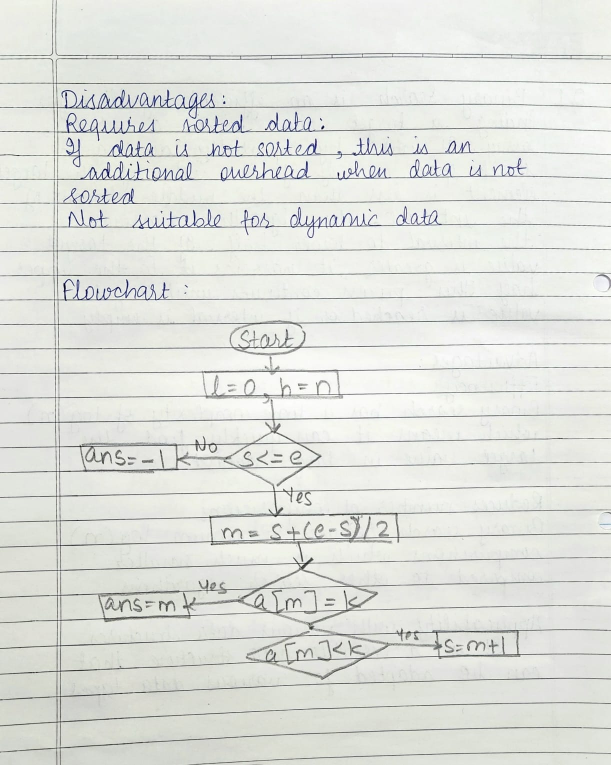
#> input picture Images_Craft/WhatsApp Image 2024-04-01 at 12.58.08 PM.jpeg, 1222 x 1530 px, found by its file name (shown at 1/2 size)
$ jupyter execute --allow-errors BE_Segmentation_ocr_local.ipynb   (shell and % lines are left out)
#> lines starting #> are read from the running program, lines starting #| are printed output that depends on the picture; after the words box and inside, x2 and y2 are one past the last pixel; in counts of white or black regions, pixels touching at a corner belong together
#> further down, im2 is the input picture: shape (1530, 1222, 3); mean B, G, R 220.3, 225.1, 223.2
[cell 1]
import re

[cell 2]
from functools import cmp_to_key
import cv2

[cell 3]
from CRAFT.test import word_segmentation

[cell 4]
pretrained_model = 'CRAFT/craft_mlt_25k.pth'

[cell 5]
# from google.colab. import cv2_imshow
import cv2
import numpy as np

[cell 6]
from transformers import TrOCRProcessor, VisionEncoderDecoderModel
import requests
from PIL import Image

#> (the rest of this cell did not finish here and is left out)

[cell 7]
# [10 lines left out: function compare, not called in this run]

[cell 8]
def compare2(a,b):
  if(a[1]>b[1]):
    return 1
  elif(a[1]<b[1]):
    return -1
  if(a[0]>b[0]):
    return 1
  elif(a[0]<b[0]):
    return -1
  return 0

[cell 9]
def segmentation(image):

  original = image.copy()
  gray = cv2.cvtColor(np.asarray(image), cv2.COLOR_BGR2GRAY)
  thresh = cv2.threshold(gray, 0, 255, cv2.THRESH_BINARY_INV + cv2.THRESH_OTSU)[1]

  horizontal_kernel = cv2.getStructuringElement(cv2.MORPH_RECT, (50,1))
  detected_lines = cv2.morphologyEx(thresh, cv2.MORPH_OPEN, horizontal_kernel, iterations=2)
  cnts = cv2.findContours(detected_lines, cv2.RETR_EXTERNAL, cv2.CHAIN_APPROX_SIMPLE)
  cnts = cnts[0] if len(cnts) == 2 else cnts[1]
  x=np.asarray(image)
  cnts2=cnts


  vertical_kernel = cv2.getStructuringElement(cv2.MORPH_RECT, (1,50))
  detected_lines = cv2.morphologyEx(thresh, cv2.MORPH_OPEN, vertical_kernel, iterations=2)
  cnts = cv2.findContours(detected_lines, cv2.RETR_EXTERNAL, cv2.CHAIN_APPROX_SIMPLE)
  cnts = cnts[0] if len(cnts) == 2 else cnts[1]
  x=np.asarray(image)

  for c in cnts:
      cv2.drawContours(x, [c], -1, (255,255,255), 2)
  for c in cnts2:
      cv2.drawContours(x, [c], -1, (255,255,255), 2)
  new_img=x
  gray = cv2.cvtColor(x, cv2.COLOR_BGR2GRAY)
  thresh = cv2.threshold(gray, 0, 255, cv2.THRESH_BINARY_INV + cv2.THRESH_OTSU)[1]
  # Dilate with horizontal kernel
  kernel = cv2.getStructuringElement(cv2.MORPH_RECT, (20,10))
  dilate = cv2.dilate(thresh, kernel, iterations=3)


  # Find contours and remove non-diagram contours
  cnts = cv2.findContours(dilate, cv2.RETR_EXTERNAL, cv2.CHAIN_APPROX_SIMPLE)
  cnts = cnts[0] if len(cnts) == 2 else cnts[1]
  i=len(cnts)
  images=[]
  nimages=[]
  tem=[]
  for c in cnts:
    x,y,w,h = cv2.boundingRect(c)
    tem.append([x,y,w,h])
  cnts=tem
  cnts=sorted(cnts,key=cmp_to_key(compare2))
  for c in cnts:
      x,y,w,h = c
      area = w*h
      temp = np.asarray(original)[y:y+h, x:x+w]
      if  area > 20000:
          # cv2.drawContours(dilate, [c], -1, (0,0,0), -1)
          temp = np.asarray(original)[y:y+h, x:x+w]
          images.append(temp)
          temp = new_img[y:y+h, x:x+w]
          nimages.append(temp)
  image=original
  return images,nimages

[cell 10]
# [8 lines left out: function ocr, not called in this run]

[cell 11]
# [29 lines left out: function getlines2, not called in this run]

[cell 12]
def images_to_segments(images1):

  page_number=0
  n=len(images1)
#> n = 1

  data={}
  images=[]
  for i in range(0,n):
    page=images1[i]
    # print(page_number)
    im,x=segmentation(page)
    seg=1
    for x in im:
      im_path="p"+str(page_number)+"s"+str(seg)
      images.append([page_number,seg,im_path])
      cv2.imwrite("D:\\BEProject\\ObjectDetection\\images\\"+im_path+".jpg",x)
      seg=seg+1
    data[page_number]={"diagrams":[],"text":[]}
    page_number=page_number+1
#> this loop made 1 pass
#> pass 1, in segmentation, `thresh = cv2.threshold(gray, 0, 255, cv2.THRESH_BINARY_INV + cv2.THRES..`:
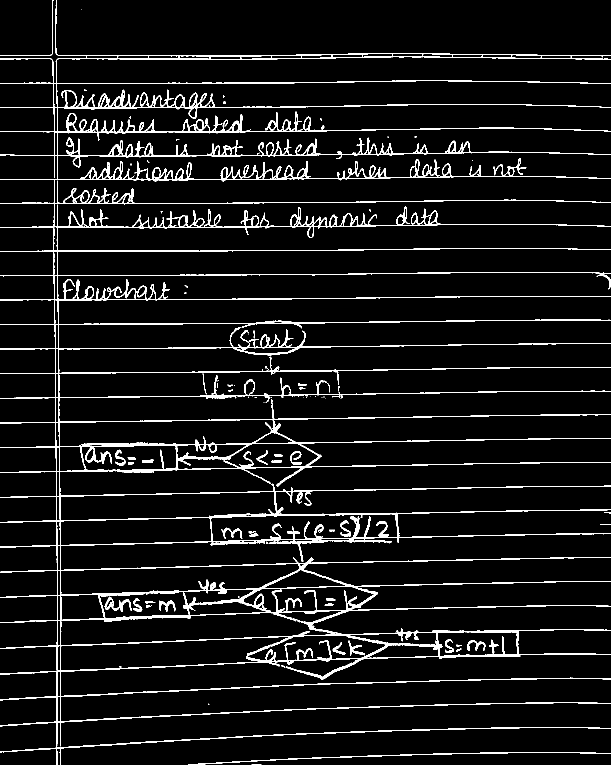
#> thresh: shape (1530, 1222) (shown at 1/2 size); 6.4% white in thin lines or dots
#> pass 1, in segmentation, `detected_lines = cv2.morphologyEx(thresh, cv2.MORPH_OPEN, horizontal_k..`:
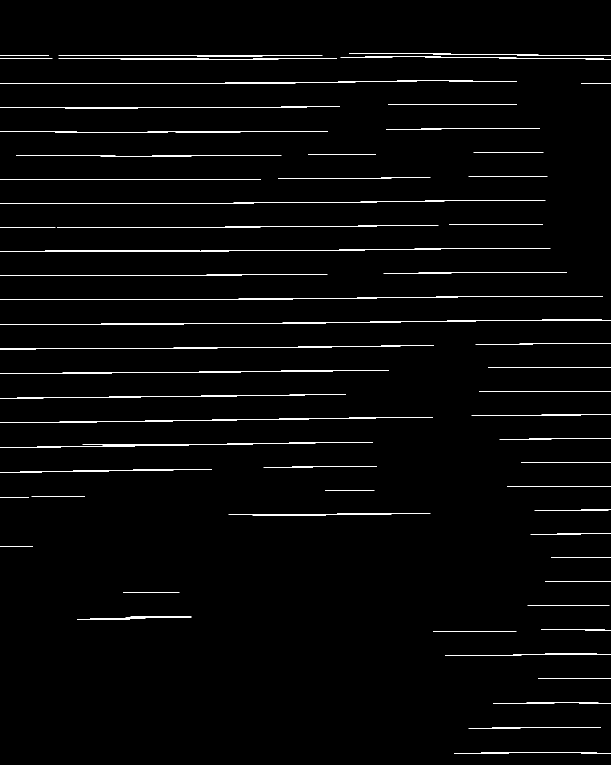
#> detected_lines: shape (1530, 1222) (shown at 1/2 size); 1.9% white in thin lines or dots
#> pass 1, in segmentation, `detected_lines = cv2.morphologyEx(thresh, cv2.MORPH_OPEN, vertical_ker..`:
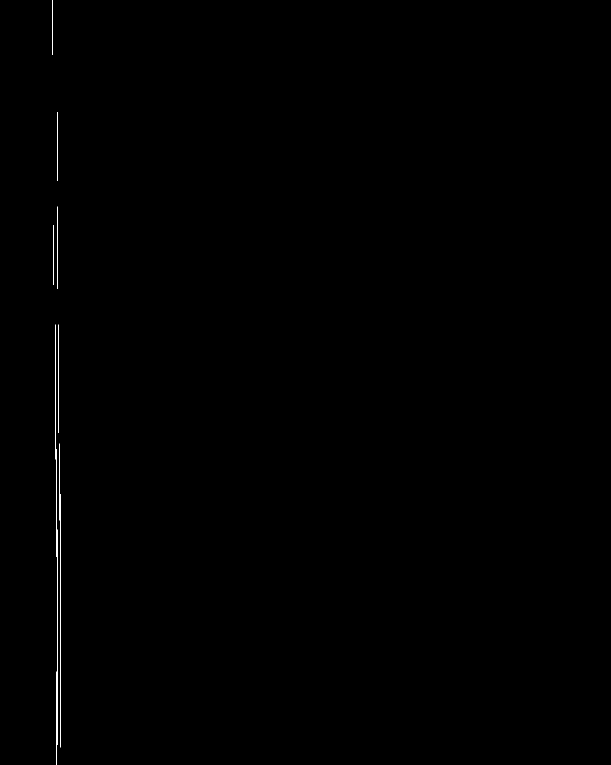
#> detected_lines: shape (1530, 1222) (shown at 1/2 size); 0.15% white in thin lines or dots, all inside (x1, y1, x2, y2) = (105, 0, 122, 1530)
#> after the loop:
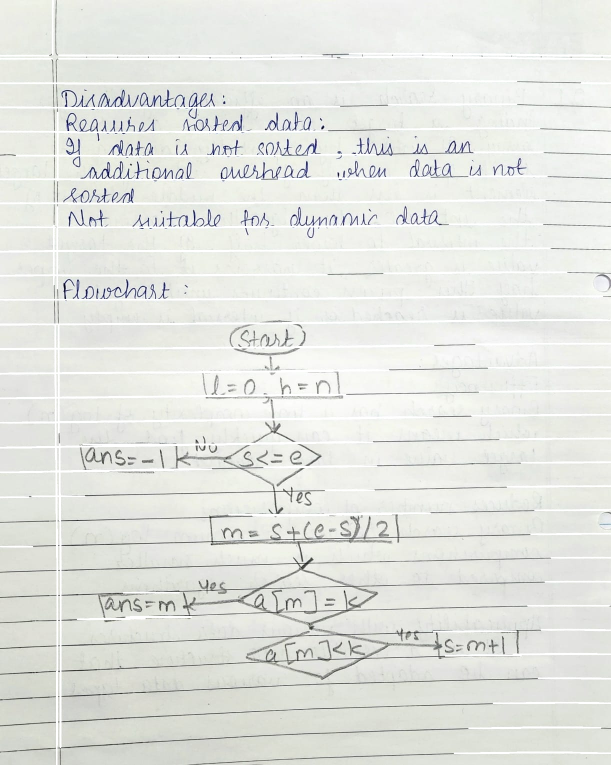
#> page: shape (1530, 1222, 3) (shown at 1/2 size); mean B, G, R 224.6, 229.4, 227.6
#> after the loop, data = 1 item; images = [[0, 1, 'p0s1'], [0, 2, 'p0s2'], [0, 3, 'p0s3'], [0, 4, 'p0s4'], [0, 5, 'p0s5']]; page_number = 1


  return data,images

[cell 13]
def segment_to_dict(data,images):

  answers={}
  ques=1
  answers[ques]={"text":[],"diagrams":[]}
  for x in images:
    prev=""
    img=cv2.imread("images/"+x[2]+".jpg")
    f = open("CRAFT/result/res_"+x[2]+".txt", "r")
    mylist=[]
    yx={}
    ylist=[]
    sum=0
    for s in f:
      a,b,c,_,_,d,_,_=s.split(",")
      b=int(b)
      d=int(d)
      a=int(a)
      c=int(c)
      sum=sum+(d-b)*(c-a)
      height, width, _ = img.shape
      b=max(0,b-2)
      a=max(0,a-2)
      d=min(height,d+2)
      c=min(width,c+2)
      mylist.append([b,d,a,c])
      temp=int((b+d)/2)
      temp1=int((b+d)/2+(d-b)/4)
      temp2=int((b+d)/2-(d-b)/4)
      if temp in yx.keys():
        yx[temp][0]=min(a,yx[temp][0])
        yx[temp][1]=max(c,yx[temp][1])
      else:
        yx[temp]=[a,c]
      ylist.append(temp)
      if temp1 in yx.keys():
        yx[temp1][0]=min(a,yx[temp][0])
        yx[temp1][1]=max(c,yx[temp][1])
      else:
        yx[temp1]=[a,c]

      if temp2 in yx.keys():
        yx[temp2][0]=min(a,yx[temp][0])
        yx[temp2][1]=max(c,yx[temp][1])
      else:
        yx[temp2]=[a,c]

    f.close()
    ylist.sort()
    mylist=sorted(mylist, key=cmp_to_key(compare))
    ct=""
    height, width, _ = img.shape
    prev=0
    for tx in ylist:

      if(tx-prev<=40):
        continue
      prev=tx
      y1,y2=tx-25,tx+30
      y1=int(max(0,y1))
      y2=int(min(y2,height))
      x1=yx[tx][0]
      x2=yx[tx][1]
      for temp in range(y1,y2+1):
        if(temp in yx.keys()):
          # print("please work",yx[temp])
          x1=min(x1,yx[temp][0])
          x2=max(x2,yx[temp][1])
      #print(y1,y2,x1,x2)
      line=img[y1:y2,x1:x2]
      text=ocr(line)
      text=text.replace(".","")
      text=text.replace("#","")
      text=text.replace("'","")
      text=text.replace("(","")
      if text.find("Answer")!=-1:
        ques=ques+1
        answers[ques]={"text":[],"diagrams":[]}
      text=text.replace("Answer","")
      ct=ct+" "+text
      #cv2_imshow(img[y1:y2])
      #cv2_imshow(line)
      #print(text)
    height, width, _ = img.shape
    total=height*width
    #print("text: ",ct)
    #print("ratio: ",sum/total)
    if(sum/total>=0.07):
      # ct=ct.strip()
      # ct=ct[max(0,ct.find(" "))]
      data[x[0]]["text"].append(ct)
      answers[ques]["text"].append(ct)
    elif(sum/total>0.01):
      data[x[0]]["diagrams"].append(img)
      answers[ques]["diagrams"].append(img)
  for x in answers:
    answers[x]['text'][0]=answers[x]['text'][0].strip()

  return data,answers

[cell 14]
im2=cv2.imread("D:\\BEProject\\ObjectDetection\\WhatsApp Image 2024-04-01 at 12.58.08 PM.jpeg")
images1=[im2]
data,images=images_to_segments(images1)
#> data = 1 item
#> (the rest of this cell did not finish here and is left out)
